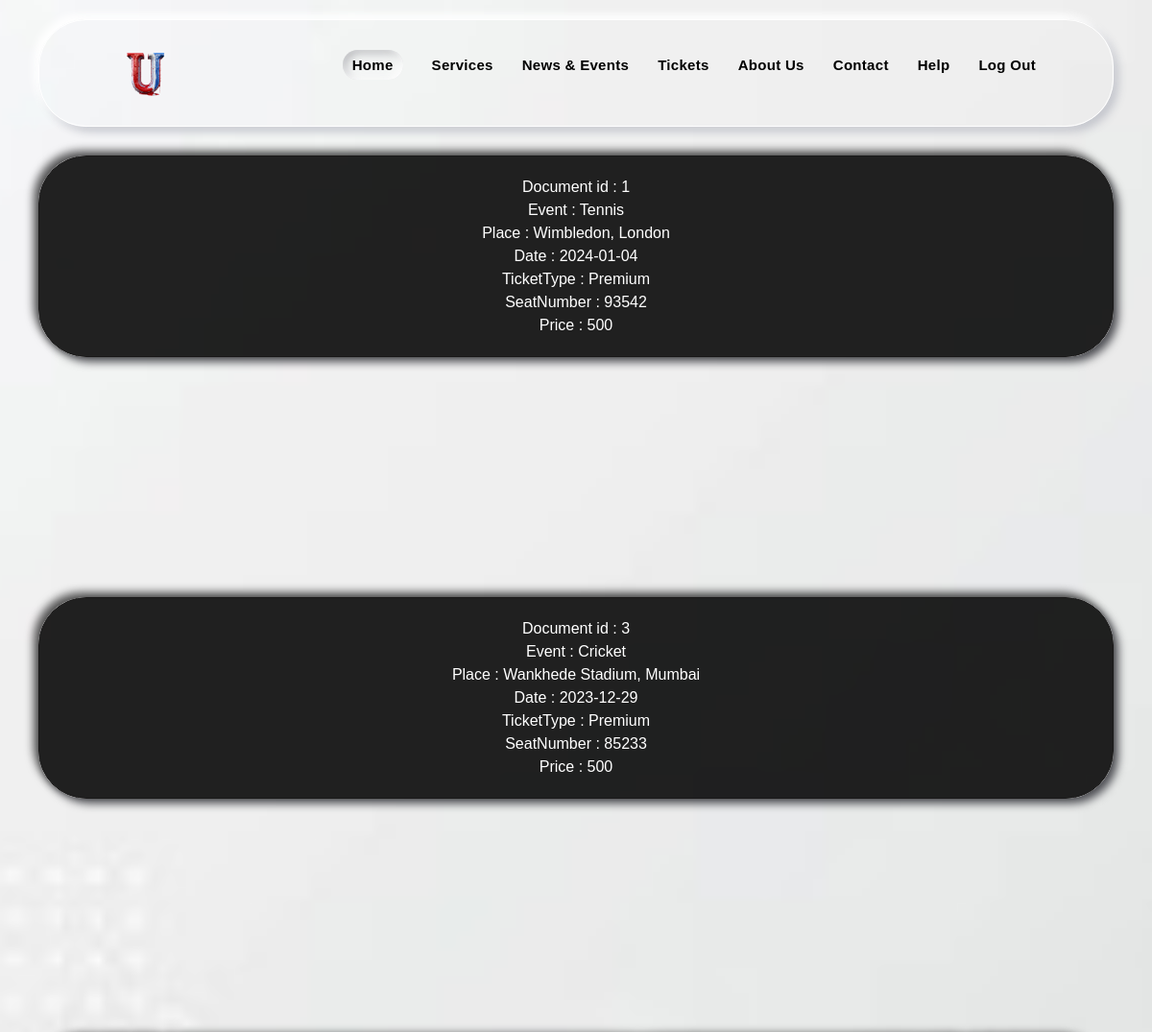
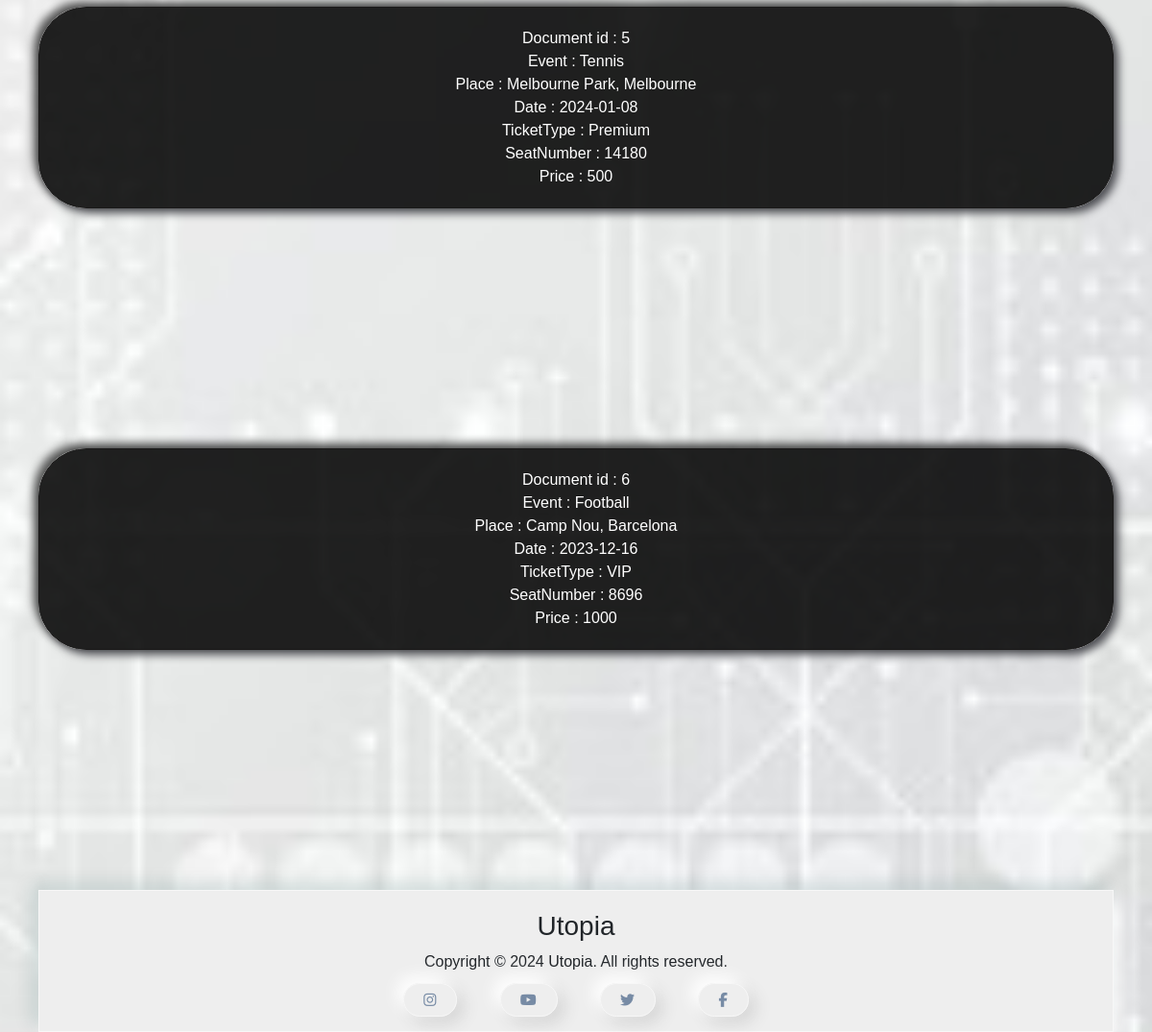
/TicketsPage/ (signed in), run on the app's committed database (2 pictures, top to bottom).
### application/models.py (models this page shows)
class SportTickets(models.Model):
    SportName = models.CharField(max_length=500)
    SportVenue = models.CharField(max_length=1000)
    SportDate = models.CharField(max_length=100)
    SportSeatType = models.CharField(max_length=100)
    SportSeatNumber = models.CharField(max_length=500)
    SportTicketPrice = models.CharField(max_length=500)
    UserID = models.ForeignKey(UsersPrimaryDetails, on_delete=models.CASCADE)
    id = models.AutoField(primary_key=True)

### application/views.py (the view)
# urls.py: path('TicketsPage/',views.TicketsPage,name='TicketsPage'),
@login_required
def TicketsPage(request):
    user = request.user.username
    Tickets = SportTickets.objects.filter(UserID=user)
    return render(request, 'TicketsPage.html', {'Tickets': Tickets})

### application/templates/TicketsPage.html (shortened to what this page needs)
{% extends "BasePage.html" %}
{% load static %}
{% block more-style %}
<link rel="stylesheet" href="{% static '/CSS/TicketPage/Ticket.css' %}">
{% endblock %}
{% block content %}
{% for Ticket in Tickets %}
<div class="show-details">
    <span>Document id : {{Ticket.id}}</span><br>
    <span>Event : {{Ticket.SportName}}</span><br>
    <span>Place : {{Ticket.SportVenue}}</span><br>
    <span>Date : {{Ticket.SportDate}}</span><br>
    <span>TicketType : {{Ticket.SportSeatType}}</span><br>
    <span>SeatNumber : {{Ticket.SportSeatNumber}}</span><br>
    <span>Price : {{Ticket.SportTicketPrice}}</span>
</div>
{% endfor %}
{% endblock %}

### application/templates/BasePage.html (shortened to what this page needs)
<!DOCTYPE html>
{% load static %}
<html lang="en">
<head>
  <link href="https://cdn.jsdelivr.net/npm/bootstrap@5.3.1/dist/css/bootstrap.min.css" rel="stylesheet"
>
  <link rel="stylesheet" href="https://cdnjs.cloudflare.com/ajax/libs/font-awesome/6.4.2/css/all.min.css"
 />
  <link rel="stylesheet" href="{% static '/CSS/BasePage/BasePage.css' %}">
  {% block more-style %} {% endblock %}
</head>
<body>
      <nav>
        <img src="{% static 'MEDIA/IMAGE/utopialogo.png' %}" alt="logo" class="logo">
        <div class="right-nav">
            <ul>
                <li><a href="{% url 'HomePage' %}" class="active">Home</a></li>
                <li><a href="{% url 'ServicePage' %}">Services</a></li>
                <li><a href="{% url 'NewsDetailsPage' %}">News & Events</a></li>
                <li><a href="{% url 'TicketsPage' %}">Tickets</a></li>
                <li><a href="{% url 'AboutPage' %}">About Us</a></li>
                <li><a href="{% url 'ContactPage' %}">Contact</a></li>
                <li><a href="{% url 'HelpPage' %}">Help</a></li>
                <li> <a class="out" href="{% url 'EntryPage' %}">Log Out</a></li>
            </ul>
        </div>
    </nav>
{% block content %}{% endblock %}
<footer id="footer">
<h3>Utopia</h3>
<p>Copyright © 2024 Utopia. All rights reserved.</p>
<div id="social">
  <a href="#" id="insta" class="instagram"><i class="fab fa-instagram"></i></a>
  <a href="#" id="utube" class="Youtube"><i class="fab fa-youtube"></i></a>
  <a href="#" id="X" class="Twitter"><i class="fab fa-twitter"></i></a>
  <a href="#" id="fb" class="Facebook"><i class="fab fa-facebook-f"></i></a>
</div>
</footer>
</body>
</html>

### application/static/CSS/BasePage/BasePage.css (style rules this page uses)
* { margin: 0; padding: 0; font-family: sans-serif; }
body { background-image: url("/static/MEDIA/IMAGE/Background.jpg"); background-size: cover ; background-repeat: no-repeat; background-attachment: fixed; background-position: bottom; margin: 0; padding: 20px 40px; margin-right: 0px; height: 100vh; overflow-y: auto; overflow-x: hidden; }
nav { display: flex; align-items: center; justify-content: space-between; background-color:transparent; box-shadow: -5px -5px 10px #fff, 5px 5px 10px #c3c5cc; border-radius: 50px; border:1px solid white; padding:25px 80px; }
.logo { width: 60px; height: 60px; border-radius: 50%; object-fit: cover; background: transparent; }
.right-nav, ul { display:flex; align-items: center; gap:30px; list-style:none; }
ul li a { text-decoration: none; color: black; font-size:15px; letter-spacing: .3px; font-weight: bold; }
.active { padding: 7px 10px; box-shadow: inset -3px -3px 10px #fff, inset 3px 3px 10px #b0b1b5; border-radius: 50px; }
footer { width: 100%; background: #eee; display: flex; flex-direction: column; justify-content: space-around; text-align: center; padding: 20px; border: 1px solid #f7f7f7; box-shadow: -7px -7px 17px rgba(7, 70, 70, 0.15), 7px 7px 17px #fff; z-index: 999; }
footer #social a { font-size: 15px; margin: 20px; margin-bottom: 10px; font-weight: 800; justify-content: center; color: #778ba5; text-transform: capitalize; text-decoration: none; letter-spacing: 1px; padding: 8px 20px; border-radius: 100px; border: 1px solid #f7f7f7; box-shadow: -7px -7px 17px #fff, 7px 7px 17px rgba(70, 70, 70, 0.15); }
footer #social a::after { content: attr(class); position: absolute; display: none; visibility: hidden; width: 120px; height: 30px; background: black; color: white; text-align: center; padding: 5px 0; border-radius: 6px; opacity: 0; transition: opacity 0.3s; z-index: 1; }

### application/static/CSS/TicketPage/Ticket.css (style rules this page uses)
.show-details { text-align: center; justify-content: center; margin-bottom: 30px; margin-top: 30px; box-shadow: -5px -5px 10px #000000a8, 5px 5px 10px #4e4f54; border-radius: 50px; border:1px solid rgb(26, 25, 25); background-color: rgba(0, 0, 0, 0.868); color: white; padding:20px 90px; margin-bottom: 250px; }

### data on the page
SportTickets: id "1", SportName "Tennis", SportVenue "Wimbledon, London", SportDate "2024-01-04", SportSeatType "Premium", SportSeatNumber "93542", SportTicketPrice "500"
SportTickets: id "3", SportName "Cricket", SportVenue "Wankhede Stadium, Mumbai", SportDate "2023-12-29", SportSeatType "Premium", SportSeatNumber "85233", SportTicketPrice "500"
SportTickets: id "5", SportName "Tennis", SportVenue "Melbourne Park, Melbourne", SportDate "2024-01-08", SportSeatType "Premium", SportSeatNumber "14180", SportTicketPrice "500"
SportTickets: id "6", SportName "Football", SportVenue "Camp Nou, Barcelona", SportDate "2023-12-16", SportSeatType "VIP", SportSeatNumber "8696", SportTicketPrice "1000"
